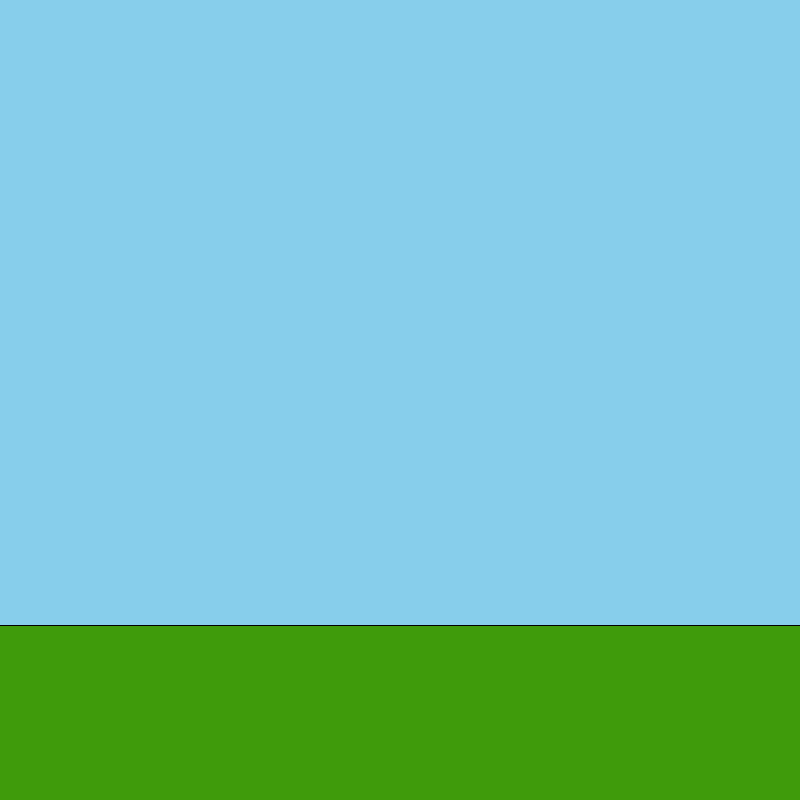
Frame 1 (no input)
Frame 60 (the mouse pressed at the canvas centre just before this capture): identical to frame 1, image omitted
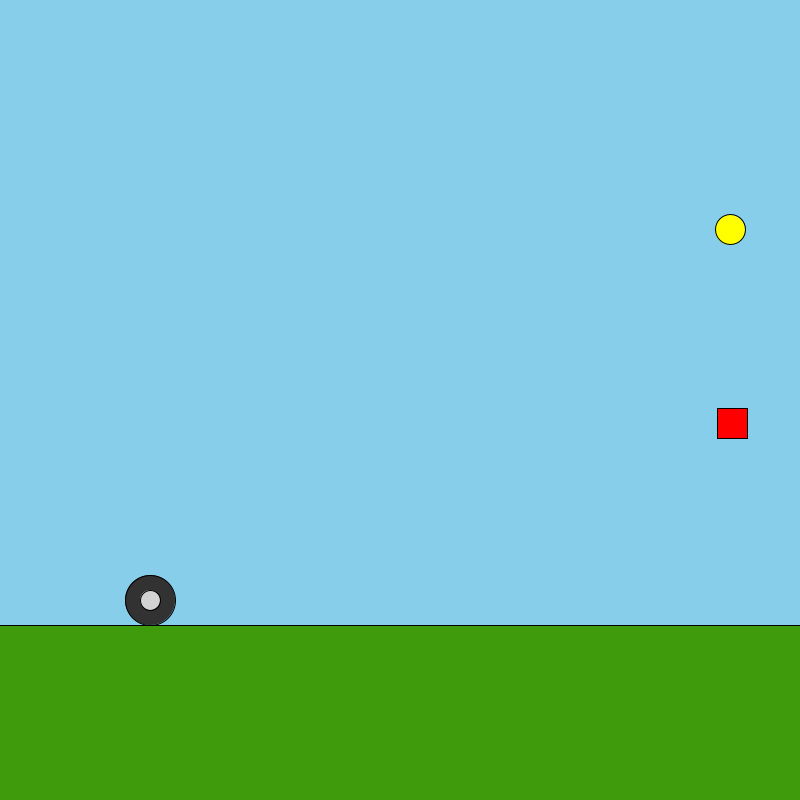
Frame 120 (the mouse held since frame 60 and released just before this capture)

The Processing sketch that drew these frames (run headless with seeded random() and noise(); from frame 60 on, the mouse is pressed at the canvas centre):

// Processing sketch: Wheel_Runner_2
// ── Wheel_Runner_2.pde
Wheel wheel;
Hazard hazard;
Coin coin;

int score = 0;
boolean gameOver = true;

void setup() {
  size(800, 800);
  wheel = new Wheel(150, 600, 25);
  hazard = new Hazard(850, random(100, 600), 30, 30);
  coin = new Coin(850, random(100, 600), 15);
}

void draw() {
  background(135, 206, 235);
  rectMode(CORNER);
  fill(63, 155, 11);
  stroke(0);
  rect(-10, 625, 825, 625);
  if (gameOver == false) {
    wheel.checkCollision(hazard);
    wheel.drawTheWheel();
    hazard.checkCollision(wheel);
    hazard.drawHazard();
    hazard.moveHazard();
    coin.checkCollision(wheel);
    coin.moveCoin();
    coin.drawCoin();
    if (coin.scoreCoin() == true) {
      score++;
    }
  }
  if (score == 10) {
    gameOver = true;
    textSize(75);
    fill(0);
    text("You Win!", 400, 400);
    textSize(20);
    text("Click to play again!", 400, 600);
  }
  if (hazard.death() == true) {
    gameOver = true;
    textSize(75);
    fill(0);
    text("GAME OVER", 400, 400);
    textSize(20);
    text("Click to try again!", 400, 600);
  }
}

void keyPressed() {
  wheel.wheelJump();
}

void mousePressed() {
  if (gameOver == true) {
    gameOver = !gameOver;
    score = 0;
  }
}

// ── Coin.pde
class Coin {
  float radius;
  color yellow = color(255, 255, 0);
  PVector position;
  PVector velocity;
  boolean hit = false;
  int score = 0;

  Coin(float _x, float _y, float _r) {
    velocity = new PVector(2, 0);
    position  = new PVector(_x, _y);
    radius = _r;
  }

  // hit detection code from https://www.jeffreythompson.org/collision-detection/
  void checkCollision(Wheel wheel) {
    hit = circleCircle(wheel.position.x, wheel.position.y, wheel.radius, position.x, position.y, radius);
  }

  void drawCoin() {
    ellipseMode(CENTER);
    stroke(0);
    fill(yellow);
    ellipse(position.x, position.y, radius*2, radius*2);
  }
  
  boolean scoreCoin() {
    if(hit) {
      return true;
    }
    else {
      return false;
    }
  }

  void moveCoin() {
    position.sub(velocity);
    if ((position.x <= -100) || hit) {
      position.x = 850;
      position.y = random(100, 600);
    }
  }
}

// hit detection code from https://www.jeffreythompson.org/collision-detection/
boolean circleCircle(float c1x, float c1y, float c1r, float c2x, float c2y, float c2r) {

  // get distance between the circle's centers
  // use the Pythagorean Theorem to compute the distance
  float distX = c1x - c2x;
  float distY = c1y - c2y;
  float distance = sqrt( (distX*distX) + (distY*distY) );

  // if the distance is less than the sum of the circle's
  // radii, the circles are touching!
  if (distance <= c1r+c2r) {
    return true;
  }
  return false;
}

// ── Hazard.pde
class Hazard {
  color red;
  // hit detection code from https://www.jeffreythompson.org/collision-detection/
  float w, h;
  PVector position;
  PVector velocity;
  PVector acceleration;
  // hit detection code from https://www.jeffreythompson.org/collision-detection/
  boolean hit = false;

  Hazard(float _x, float _y, float _w, float _h) {
    red = color(255, 0, 0);
    position = new PVector(_x, _y);
    velocity = new PVector(2, 0);
    acceleration = new PVector(0.1, 0);
    // hit detection code from https://www.jeffreythompson.org/collision-detection/
    w = _w;
    h = _h;
  }

  // hit detection code from https://www.jeffreythompson.org/collision-detection/
  void checkCollision(Wheel wheel) {
    hit = rectCircle(wheel.position.x, wheel.position.y, wheel.radius, position.x, position.y, w, h);
  }

  void drawHazard() {
    rectMode(CENTER);
    stroke(0);
    // hit detection code from https://www.jeffreythompson.org/collision-detection/
    if (hit) {
      fill(255);
    } else {
      fill(red);
    }
    rect(position.x, position.y, w, h);
  }
  
  boolean death() {
    if(hit) {
      return true;
    }
    else {
      return false;
    }
  }

  void moveHazard() {
    position.sub(velocity);
    if (position.x <= -100) {
      position.x = 850;
      position.y = random(100, 600);
      velocity.add(acceleration);
    }
  }
}
// hit detection code from https://www.jeffreythompson.org/collision-detection/
boolean rectCircle(float cx, float cy, float radius, float rx, float ry, float rw, float rh) {

  // temporary variables to set edges for testing
  float testX = cx;
  float testY = cy;

  // which edge is closest?
  if (cx < rx)         testX = rx;      // compare left edge
  else if (cx > rx+rw) testX = rx+rw;   // right edge
  if (cy < ry)         testY = ry;      // top edge
  else if (cy > ry+rh) testY = ry+rh;   // bottom edge

  // get distance from closest edges
  float distX = cx-testX;
  float distY = cy-testY;
  float distance = sqrt( (distX*distX) + (distY*distY) );

  // if the distance is less than the radius, collision!
  if (distance <= radius) {
    return true;
  }
  return false;
}

// ── Wheel.pde
class Wheel {
  // hit detection code from https://www.jeffreythompson.org/collision-detection/
  float radius;

  color grey;
  color lightGrey;

  PVector position;
  PVector velocity;
  PVector acceleration;
  float gravity = 0.5;
  boolean isJumping;
  boolean hit = false;

  // hit detection code from https://www.jeffreythompson.org/collision-detection/
  Wheel(float _x, float _y, float _r) {
    grey = color(50);
    lightGrey = color(210);
    position = new PVector(_x, _y);
    velocity = new PVector(0, -13);
    acceleration = new PVector(0, gravity);
    isJumping = false;
    radius = _r;
  }

  void checkCollision(Hazard hazard) {
    hit = circleRect(hazard.position.x, hazard.position.y, hazard.w, hazard.h, position.x, position.y, radius);
  }

  void drawTheWheel() {
    ellipseMode(CENTER);
    stroke(0);
    if (hit) {
      fill(255, 0, 0);
    } else {
      fill(grey);
    }
    // hit detection code from https://www.jeffreythompson.org/collision-detection/
    ellipse(position.x, position.y, radius*2, radius*2);
    fill(lightGrey);
    ellipse(position.x, position.y, radius-5, radius-5);
    if (isJumping == true) {
      velocity.add(acceleration);
      position.add(velocity);
    }
    if (position.y > 600) {
      isJumping =false;
      position.y = 600;
    }
  }

  void wheelJump() {
    if (key == ' ') {
      isJumping = true;
      velocity = new PVector(0, -13);
    }
  }
}

// hit detection code from https://www.jeffreythompson.org/collision-detection/
boolean circleRect(float rx, float ry, float rw, float rh, float cx, float cy, float radius) {

  // temporary variables to set edges for testing
  float testX = cx;
  float testY = cy;

  // which edge is closest?
  if (cx < rx)         testX = rx;      // compare left edge
  else if (cx > rx+rw) testX = rx+rw;   // right edge
  if (cy < ry)         testY = ry;      // top edge
  else if (cy > ry+rh) testY = ry+rh;   // bottom edge

  // get distance from closest edges
  float distX = cx-testX;
  float distY = cy-testY;
  float distance = sqrt( (distX*distX) + (distY*distY) );

  // if the distance is less than the radius, collision!
  if (distance <= radius) {
    return true;
  }
  return false;
}

// ── hills.pde
class Hills {
  color green = color(63, 155, 11);
  PVector position;
  PVector velocity;
  float hillHeight;
  float hillWidth;
  
  Hills(float h, float w) {
    position = new PVector(800, 625);
    velocity = new PVector(random(1, 4), 0);
    hillHeight = h;
    hillWidth = w;
  }
  
  void drawHill() {
    stroke(0);
    fill(green);
    ellipseMode(CENTER);
    ellipse(position.x, position.y, hillHeight, hillWidth);
  }
  
  void moveHill() {
    position.sub(velocity);
    if(position.x <= -hillWidth/2) {
      position.x = 800 + (hillWidth/2);
      velocity.x = random(1, 4);
    }
  }
}
